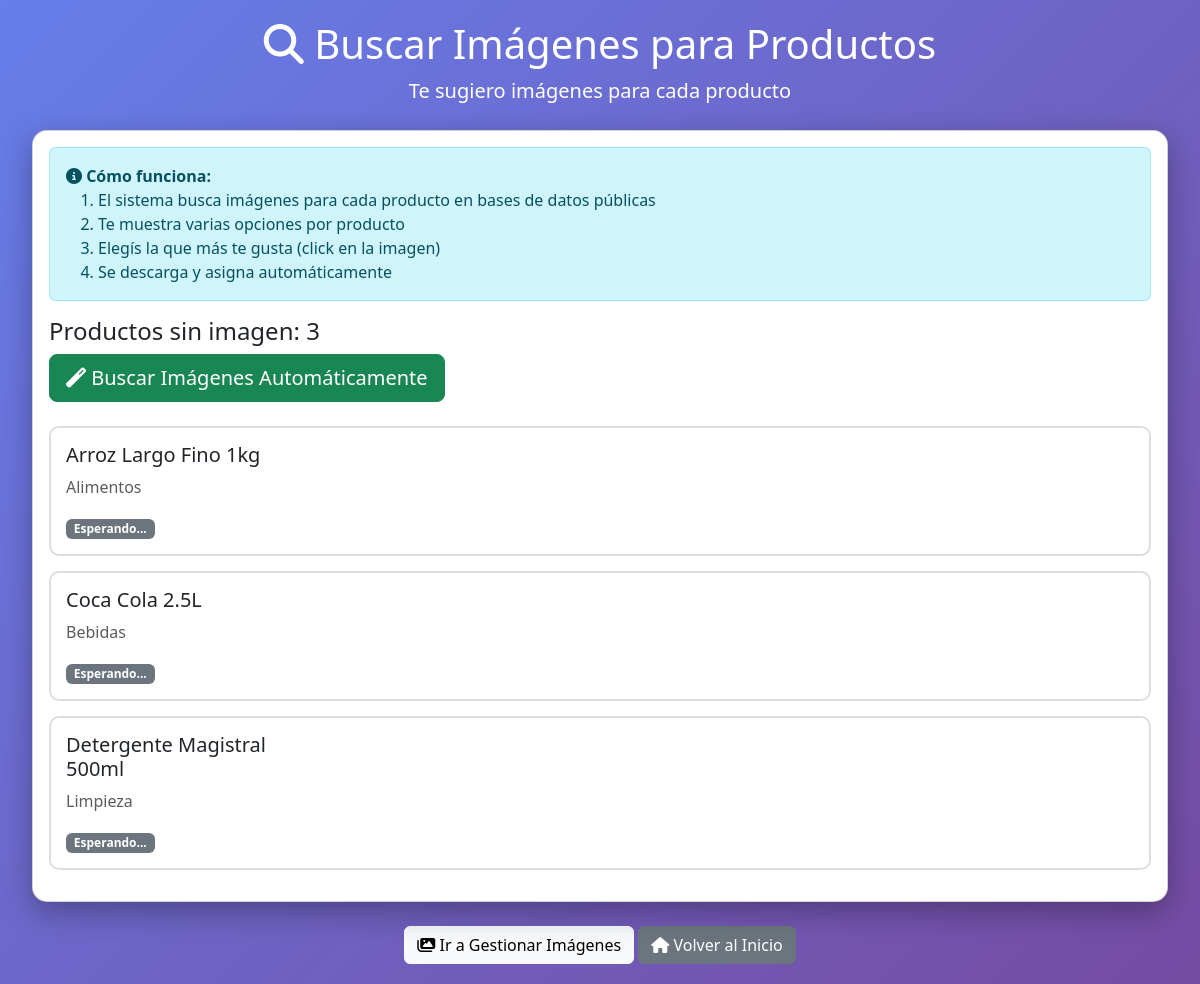
The app's page /buscar_imagenes_productos.php with its own data.
### tables this page shows
CREATE TABLE `productos` (
  `id` int(11) NOT NULL AUTO_INCREMENT,
  `codigo_barras` varchar(50) DEFAULT NULL,
  `nombre` varchar(255) NOT NULL,
  `descripcion` text DEFAULT NULL,
  `categoria` varchar(100) DEFAULT NULL,
  `precio_compra` decimal(10,2) NOT NULL,
  `margen_porcentaje` decimal(5,2) DEFAULT 30.00,
  `precio_venta` decimal(10,2) NOT NULL,
  `stock_actual` int(11) DEFAULT 0,
  `stock_minimo` int(11) DEFAULT 5,
  `archivo_id` int(11) DEFAULT NULL,
  `imagen_url` varchar(500) DEFAULT NULL,
  `proveedor` varchar(100) DEFAULT 'Maxi Consumo',
  `fecha_creacion` datetime DEFAULT current_timestamp(),
  `fecha_actualizacion` datetime DEFAULT current_timestamp() ON UPDATE current_timestamp(),
  `activo` tinyint(1) DEFAULT 1,
  PRIMARY KEY (`id`),
  KEY `archivo_id` (`archivo_id`),
  KEY `idx_categoria` (`categoria`),
  KEY `idx_codigo` (`codigo_barras`),
  CONSTRAINT `productos_ibfk_1` FOREIGN KEY (`archivo_id`) REFERENCES `archivos` (`id`) ON DELETE SET NULL
);

### buscar_imagenes_productos.php (the view, shortened to what this page needs)
<?php
require_once 'config/database.php';
$stmt = $pdo->query("
    SELECT id, nombre, categoria, descripcion
    FROM productos
    WHERE activo = 1 AND (archivo_id IS NULL OR archivo_id = 0)
    ORDER BY nombre
");
$productos = $stmt->fetchAll();
?>
<!DOCTYPE html>
<html lang="es">
<head>
    <link href="https://cdn.jsdelivr.net/npm/bootstrap@5.3.0/dist/css/bootstrap.min.css" rel="stylesheet">
    <link rel="stylesheet" href="https://cdnjs.cloudflare.com/ajax/libs/font-awesome/6.4.0/css/all.min.css">
</head>
<body>
    <div class="container" style="max-width: 1400px;">
        <div class="text-center text-white mb-4">
            <h1><i class="fas fa-search"></i> Buscar Imágenes para Productos</h1>
            <p class="lead">Te sugiero imágenes para cada producto</p>
        </div>
        <div class="card">
            <div class="card-body">
                <div class="alert alert-info">
                    <i class="fas fa-info-circle"></i>
                    <strong>Cómo funciona:</strong>
                    <ol class="mb-0">
                        <li>El sistema busca imágenes para cada producto en bases de datos públicas</li>
                        <li>Te muestra varias opciones por producto</li>
                        <li>Elegís la que más te gusta (click en la imagen)</li>
                        <li>Se descarga y asigna automáticamente</li>
                    </ol>
                </div>
                <?php if (empty($productos)): ?>
                    <div class="alert alert-success">
                        <i class="fas fa-check-circle"></i>
                        <strong>¡Perfecto!</strong> Todos tus productos ya tienen imagen asignada.
                    </div>
                    <a href="gestionar_imagenes.php" class="btn btn-primary">
                        <i class="fas fa-images"></i> Ver Imágenes
                    </a>
                <?php else: ?>
                    <h4>Productos sin imagen: <?= count($productos) ?></h4>
                    <button class="btn btn-success btn-lg mb-4" onclick="buscarTodasLasImagenes()">
                        <i class="fas fa-magic"></i> Buscar Imágenes Automáticamente
                    </button>
                    <div id="resultados">
                        <?php foreach ($productos as $producto): ?>
                            <div class="producto-card" id="producto-<?= $producto['id'] ?>">
                                <div class="row">
                                    <div class="col-md-3">
                                        <h5><?= htmlspecialchars($producto['nombre']) ?></h5>
                                        <p class="text-muted"><?= htmlspecialchars($producto['categoria']) ?></p>
                                        <div id="status-<?= $producto['id'] ?>" class="badge bg-secondary">
                                            Esperando...
                                        </div>
                                    </div>
                                    <div class="col-md-9">
                                    </div>
                                </div>
                            </div>
                        <?php endforeach; ?>
                    </div>
                <?php endif; ?>
            </div>
        </div>
        <div class="text-center mt-4">
            <a href="gestionar_imagenes.php" class="btn btn-light">
                <i class="fas fa-images"></i> Ir a Gestionar Imágenes
            </a>
            <a href="index.php" class="btn btn-secondary">
                <i class="fas fa-home"></i> Volver al Inicio
            </a>
        </div>
    </div>
</body>
</html>

### buscar_imagenes_productos.php (style rules this page uses)
body { background: linear-gradient(135deg, #667eea 0%, #764ba2 100%); min-height: 100vh; padding: 20px; }
.card { border-radius: 15px; box-shadow: 0 10px 30px rgba(0,0,0,0.3); margin-bottom: 20px; }
.producto-card { border: 2px solid #ddd; border-radius: 10px; padding: 15px; margin-bottom: 15px; background: white; }

### records on screen
productos: nombre "Arroz Largo Fino 1kg", categoria "Alimentos"
productos: nombre "Coca Cola 2.5L", categoria "Bebidas"
productos: nombre "Detergente Magistral 500ml", categoria "Limpieza"

### other values on screen
count($productos) "3"
